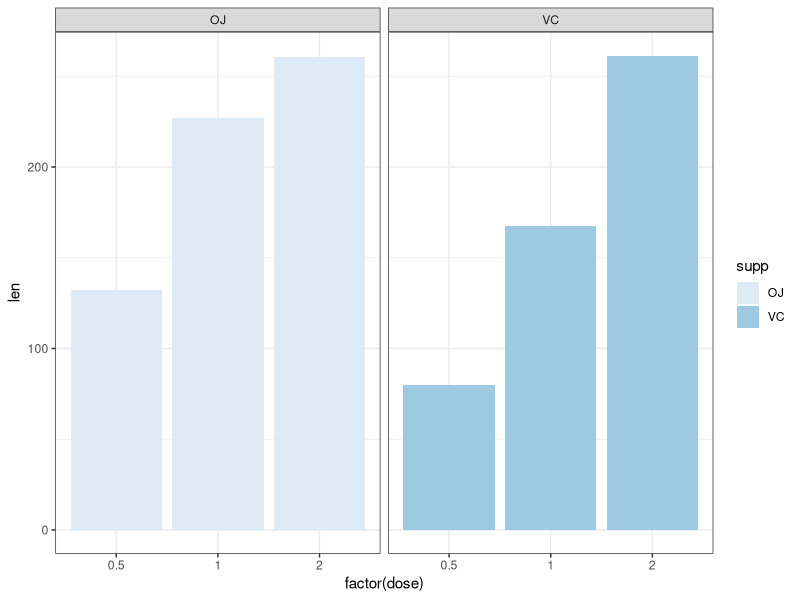
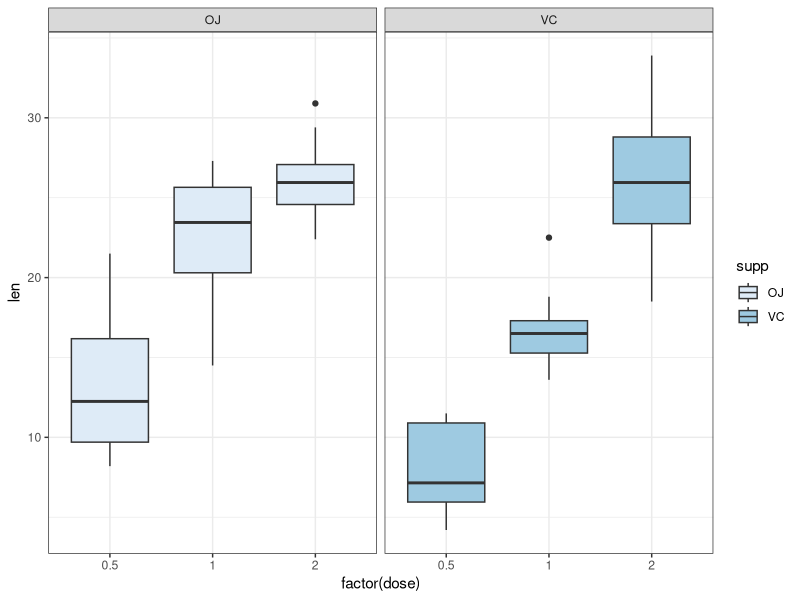

Generate these figures, in order, with R:
## ---- chunk 1
suppressPackageStartupMessages(library(dplyr))
library(ggplot2)
data(ToothGrowth)
## ---- chunk 2
dim(ToothGrowth)
names(ToothGrowth)
str(ToothGrowth)
summary(ToothGrowth)
head(ToothGrowth)
## ---- chunk 3
ToothGrowth %>%
    ggplot(aes(x=factor(dose), y=len, fill=supp)) +
    geom_bar(stat="identity") +
    facet_grid(. ~ supp) + 
    scale_fill_brewer() +
    theme_bw()
## ---- chunk 4
ToothGrowth %>%
    ggplot(aes(x=factor(dose), y=len, fill=supp)) + 
    geom_boxplot() + 
    facet_grid(. ~ supp) + 
    scale_fill_brewer() + 
    theme_bw()
